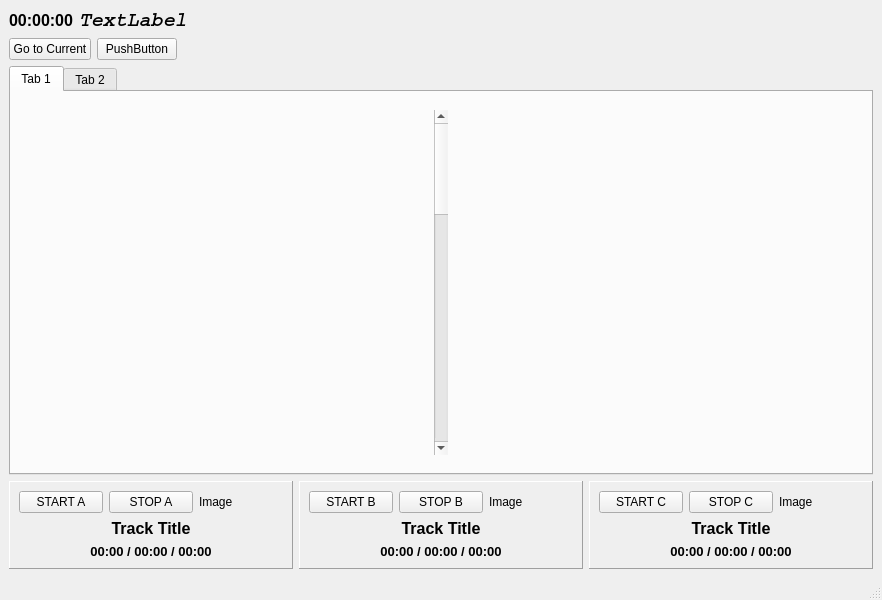
<?xml version="1.0" encoding="UTF-8"?>
<ui version="4.0">
 <class>MainWindow</class>
 <widget class="QMainWindow" name="MainWindow">
  <property name="geometry">
   <rect>
    <x>0</x>
    <y>0</y>
    <width>882</width>
    <height>600</height>
   </rect>
  </property>
  <property name="windowTitle">
   <string>MainWindow</string>
  </property>
  <widget class="QWidget" name="centralwidget">
   <layout class="QVBoxLayout" name="verticalLayout_15">
    <item>
     <layout class="QHBoxLayout" name="horizontalLayout_9" stretch="0,1">
      <item>
       <widget class="QLabel" name="lblDigitalTime">
        <property name="font">
         <font>
          <pointsize>12</pointsize>
          <weight>75</weight>
          <bold>true</bold>
         </font>
        </property>
        <property name="text">
         <string>00:00:00</string>
        </property>
       </widget>
      </item>
      <item>
       <widget class="QLabel" name="lblTextTime">
        <property name="font">
         <font>
          <family>Courier</family>
          <pointsize>15</pointsize>
          <weight>75</weight>
          <italic>true</italic>
          <bold>true</bold>
         </font>
        </property>
        <property name="text">
         <string>TextLabel</string>
        </property>
       </widget>
      </item>
     </layout>
    </item>
    <item>
     <layout class="QHBoxLayout" name="horizontalLayout_6">
      <item>
       <widget class="QPushButton" name="btnCurrent">
        <property name="text">
         <string>Go to Current</string>
        </property>
       </widget>
      </item>
      <item>
       <widget class="QPushButton" name="pushButton_2">
        <property name="text">
         <string>PushButton</string>
        </property>
       </widget>
      </item>
      <item>
       <spacer name="horizontalSpacer">
        <property name="orientation">
         <enum>Qt::Horizontal</enum>
        </property>
        <property name="sizeHint" stdset="0">
         <size>
          <width>40</width>
          <height>20</height>
         </size>
        </property>
       </spacer>
      </item>
     </layout>
    </item>
    <item>
     <widget class="QTabWidget" name="tabWidget">
      <property name="currentIndex">
       <number>0</number>
      </property>
      <widget class="QWidget" name="tab">
       <attribute name="title">
        <string>Tab 1</string>
       </attribute>
       <layout class="QVBoxLayout" name="verticalLayout_12">
        <item>
         <widget class="QWidget" name="wSchedule" native="true">
          <property name="styleSheet">
           <string notr="true"/>
          </property>
          <layout class="QVBoxLayout" name="verticalLayout_10">
           <property name="spacing">
            <number>6</number>
           </property>
           <property name="leftMargin">
            <number>9</number>
           </property>
           <property name="topMargin">
            <number>9</number>
           </property>
           <property name="rightMargin">
            <number>9</number>
           </property>
           <property name="bottomMargin">
            <number>9</number>
           </property>
           <item>
            <layout class="QHBoxLayout" name="hlMain">
             <item>
              <layout class="QVBoxLayout" name="vlSchedule">
               <property name="spacing">
                <number>1</number>
               </property>
               <property name="sizeConstraint">
                <enum>QLayout::SetDefaultConstraint</enum>
               </property>
               <property name="leftMargin">
                <number>0</number>
               </property>
               <property name="topMargin">
                <number>0</number>
               </property>
               <property name="rightMargin">
                <number>0</number>
               </property>
               <property name="bottomMargin">
                <number>0</number>
               </property>
              </layout>
             </item>
             <item>
              <widget class="QScrollBar" name="gridScroll">
               <property name="minimum">
                <number>0</number>
               </property>
               <property name="maximum">
                <number>10</number>
               </property>
               <property name="pageStep">
                <number>4</number>
               </property>
               <property name="orientation">
                <enum>Qt::Vertical</enum>
               </property>
              </widget>
             </item>
            </layout>
           </item>
          </layout>
         </widget>
        </item>
       </layout>
      </widget>
      <widget class="QWidget" name="tab_2">
       <attribute name="title">
        <string>Tab 2</string>
       </attribute>
       <widget class="QWidget" name="widget" native="true">
        <property name="geometry">
         <rect>
          <x>30</x>
          <y>60</y>
          <width>641</width>
          <height>161</height>
         </rect>
        </property>
        <property name="styleSheet">
         <string notr="true">background-color: rgb(255, 170, 127);</string>
        </property>
        <layout class="QHBoxLayout" name="horizontalLayout_2">
         <item>
          <layout class="QVBoxLayout" name="verticalLayout_9">
           <property name="spacing">
            <number>0</number>
           </property>
           <item>
            <layout class="QHBoxLayout" name="horizontalLayout_4">
             <property name="spacing">
              <number>0</number>
             </property>
             <item>
              <widget class="QFrame" name="frame_8">
               <property name="frameShape">
                <enum>QFrame::Panel</enum>
               </property>
               <property name="frameShadow">
                <enum>QFrame::Raised</enum>
               </property>
               <property name="lineWidth">
                <number>1</number>
               </property>
               <layout class="QVBoxLayout" name="verticalLayout_8">
                <item>
                 <widget class="QLabel" name="label_16">
                  <property name="font">
                   <font>
                    <pointsize>10</pointsize>
                    <weight>75</weight>
                    <bold>true</bold>
                   </font>
                  </property>
                  <property name="text">
                   <string>18:03:04</string>
                  </property>
                  <property name="alignment">
                   <set>Qt::AlignCenter</set>
                  </property>
                 </widget>
                </item>
               </layout>
              </widget>
             </item>
             <item>
              <widget class="QFrame" name="frame_2">
               <property name="styleSheet">
                <string notr="true">background-color: rgb(255, 255, 127);</string>
               </property>
               <property name="frameShape">
                <enum>QFrame::WinPanel</enum>
               </property>
               <property name="frameShadow">
                <enum>QFrame::Raised</enum>
               </property>
               <layout class="QVBoxLayout" name="verticalLayout_2">
                <item>
                 <layout class="QGridLayout" name="gridLayout_2" rowstretch="0,0" columnstretch="1,0">
                  <property name="horizontalSpacing">
                   <number>0</number>
                  </property>
                  <item row="0" column="0">
                   <widget class="QLabel" name="label_5">
                    <property name="font">
                     <font>
                      <pointsize>12</pointsize>
                      <weight>75</weight>
                      <bold>true</bold>
                     </font>
                    </property>
                    <property name="text">
                     <string>17:15 Commercial Break (4 Items)</string>
                    </property>
                   </widget>
                  </item>
                  <item row="0" column="1">
                   <widget class="QLabel" name="label_6">
                    <property name="text">
                     <string>03:05:08</string>
                    </property>
                   </widget>
                  </item>
                  <item row="1" column="0">
                   <widget class="QLabel" name="label_7">
                    <property name="text">
                     <string/>
                    </property>
                   </widget>
                  </item>
                  <item row="1" column="1">
                   <widget class="QLabel" name="label_8">
                    <property name="text">
                     <string>TextLabel</string>
                    </property>
                   </widget>
                  </item>
                 </layout>
                </item>
               </layout>
              </widget>
             </item>
             <item>
              <widget class="QFrame" name="frame_4">
               <property name="styleSheet">
                <string notr="true">background-color: rgb(255, 170, 127);</string>
               </property>
               <property name="frameShape">
                <enum>QFrame::Panel</enum>
               </property>
               <property name="frameShadow">
                <enum>QFrame::Raised</enum>
               </property>
               <layout class="QVBoxLayout" name="verticalLayout_4">
                <item>
                 <widget class="QLabel" name="label_11">
                  <property name="font">
                   <font>
                    <weight>75</weight>
                    <bold>true</bold>
                   </font>
                  </property>
                  <property name="text">
                   <string>CUED</string>
                  </property>
                  <property name="alignment">
                   <set>Qt::AlignCenter</set>
                  </property>
                 </widget>
                </item>
                <item>
                 <widget class="QLabel" name="label_12">
                  <property name="font">
                   <font>
                    <pointsize>10</pointsize>
                    <weight>75</weight>
                    <bold>true</bold>
                   </font>
                  </property>
                  <property name="text">
                   <string>B</string>
                  </property>
                  <property name="alignment">
                   <set>Qt::AlignCenter</set>
                  </property>
                 </widget>
                </item>
               </layout>
              </widget>
             </item>
             <item>
              <widget class="QFrame" name="frame_6">
               <property name="styleSheet">
                <string notr="true">background-color: rgb(0, 170, 255);</string>
               </property>
               <property name="frameShape">
                <enum>QFrame::Panel</enum>
               </property>
               <property name="frameShadow">
                <enum>QFrame::Raised</enum>
               </property>
               <layout class="QVBoxLayout" name="verticalLayout_6">
                <item>
                 <widget class="QLabel" name="label_14">
                  <property name="font">
                   <font>
                    <pointsize>10</pointsize>
                    <weight>75</weight>
                    <bold>true</bold>
                   </font>
                  </property>
                  <property name="text">
                   <string>CUT</string>
                  </property>
                  <property name="alignment">
                   <set>Qt::AlignCenter</set>
                  </property>
                 </widget>
                </item>
               </layout>
              </widget>
             </item>
            </layout>
           </item>
           <item>
            <layout class="QHBoxLayout" name="horizontalLayout_3">
             <property name="spacing">
              <number>0</number>
             </property>
             <item>
              <widget class="QFrame" name="frame_7">
               <property name="frameShape">
                <enum>QFrame::Panel</enum>
               </property>
               <property name="frameShadow">
                <enum>QFrame::Raised</enum>
               </property>
               <layout class="QVBoxLayout" name="verticalLayout_7">
                <item>
                 <widget class="QLabel" name="label_15">
                  <property name="font">
                   <font>
                    <pointsize>10</pointsize>
                    <weight>75</weight>
                    <bold>true</bold>
                   </font>
                  </property>
                  <property name="text">
                   <string>18:08:32</string>
                  </property>
                  <property name="alignment">
                   <set>Qt::AlignCenter</set>
                  </property>
                 </widget>
                </item>
               </layout>
              </widget>
             </item>
             <item>
              <widget class="QFrame" name="frame">
               <property name="styleSheet">
                <string notr="true">background-color: rgb(170, 255, 127);</string>
               </property>
               <property name="frameShape">
                <enum>QFrame::WinPanel</enum>
               </property>
               <property name="frameShadow">
                <enum>QFrame::Raised</enum>
               </property>
               <layout class="QVBoxLayout" name="verticalLayout">
                <item>
                 <layout class="QGridLayout" name="gridLayout" rowstretch="0,0" columnstretch="1,0">
                  <property name="horizontalSpacing">
                   <number>0</number>
                  </property>
                  <item row="0" column="0">
                   <widget class="QLabel" name="label">
                    <property name="font">
                     <font>
                      <pointsize>12</pointsize>
                      <weight>75</weight>
                      <bold>true</bold>
                     </font>
                    </property>
                    <property name="text">
                     <string>Billie Jean</string>
                    </property>
                   </widget>
                  </item>
                  <item row="0" column="1">
                   <widget class="QLabel" name="label_3">
                    <property name="text">
                     <string>03:05:08</string>
                    </property>
                   </widget>
                  </item>
                  <item row="1" column="0">
                   <widget class="QLabel" name="label_2">
                    <property name="text">
                     <string>Micheal Jackson</string>
                    </property>
                   </widget>
                  </item>
                  <item row="1" column="1">
                   <widget class="QLabel" name="label_4">
                    <property name="text">
                     <string>TextLabel</string>
                    </property>
                   </widget>
                  </item>
                 </layout>
                </item>
               </layout>
              </widget>
             </item>
             <item>
              <widget class="QFrame" name="frame_3">
               <property name="styleSheet">
                <string notr="true">background-color: rgb(170, 255, 0);</string>
               </property>
               <property name="frameShape">
                <enum>QFrame::Panel</enum>
               </property>
               <property name="frameShadow">
                <enum>QFrame::Raised</enum>
               </property>
               <layout class="QVBoxLayout" name="verticalLayout_3">
                <item>
                 <widget class="QLabel" name="label_9">
                  <property name="font">
                   <font>
                    <weight>75</weight>
                    <bold>true</bold>
                   </font>
                  </property>
                  <property name="text">
                   <string>PLAYING</string>
                  </property>
                  <property name="alignment">
                   <set>Qt::AlignCenter</set>
                  </property>
                 </widget>
                </item>
                <item>
                 <widget class="QLabel" name="label_10">
                  <property name="font">
                   <font>
                    <pointsize>10</pointsize>
                    <weight>75</weight>
                    <bold>true</bold>
                   </font>
                  </property>
                  <property name="text">
                   <string>A</string>
                  </property>
                  <property name="alignment">
                   <set>Qt::AlignCenter</set>
                  </property>
                 </widget>
                </item>
               </layout>
              </widget>
             </item>
             <item>
              <widget class="QFrame" name="frame_5">
               <property name="styleSheet">
                <string notr="true">background-color: rgb(255, 170, 127);</string>
               </property>
               <property name="frameShape">
                <enum>QFrame::Panel</enum>
               </property>
               <property name="frameShadow">
                <enum>QFrame::Raised</enum>
               </property>
               <layout class="QVBoxLayout" name="verticalLayout_5">
                <item>
                 <widget class="QLabel" name="label_13">
                  <property name="font">
                   <font>
                    <pointsize>10</pointsize>
                    <weight>75</weight>
                    <bold>true</bold>
                   </font>
                  </property>
                  <property name="text">
                   <string>MIX</string>
                  </property>
                  <property name="alignment">
                   <set>Qt::AlignCenter</set>
                  </property>
                 </widget>
                </item>
               </layout>
              </widget>
             </item>
            </layout>
           </item>
          </layout>
         </item>
         <item>
          <widget class="QScrollBar" name="verticalScrollBar_2">
           <property name="orientation">
            <enum>Qt::Vertical</enum>
           </property>
          </widget>
         </item>
        </layout>
       </widget>
       <widget class="QFrame" name="frame_9">
        <property name="geometry">
         <rect>
          <x>80</x>
          <y>230</y>
          <width>120</width>
          <height>80</height>
         </rect>
        </property>
        <property name="frameShape">
         <enum>QFrame::WinPanel</enum>
        </property>
        <property name="frameShadow">
         <enum>QFrame::Plain</enum>
        </property>
        <property name="lineWidth">
         <number>1</number>
        </property>
       </widget>
      </widget>
     </widget>
    </item>
    <item>
     <layout class="QHBoxLayout" name="horizontalLayout_8">
      <item>
       <widget class="QFrame" name="frame_10">
        <property name="frameShape">
         <enum>QFrame::Panel</enum>
        </property>
        <property name="frameShadow">
         <enum>QFrame::Raised</enum>
        </property>
        <layout class="QVBoxLayout" name="verticalLayout_11">
         <item>
          <layout class="QHBoxLayout" name="horizontalLayout">
           <item>
            <widget class="QPushButton" name="btnStartA">
             <property name="text">
              <string>START A</string>
             </property>
            </widget>
           </item>
           <item>
            <widget class="QPushButton" name="btnStopA">
             <property name="text">
              <string>STOP A</string>
             </property>
            </widget>
           </item>
           <item>
            <widget class="QLabel" name="lblImageA">
             <property name="text">
              <string>Image</string>
             </property>
            </widget>
           </item>
          </layout>
         </item>
         <item>
          <widget class="QLabel" name="lblTrackTitleA">
           <property name="font">
            <font>
             <pointsize>12</pointsize>
             <weight>75</weight>
             <bold>true</bold>
            </font>
           </property>
           <property name="text">
            <string>Track Title</string>
           </property>
           <property name="alignment">
            <set>Qt::AlignCenter</set>
           </property>
          </widget>
         </item>
         <item>
          <widget class="QLabel" name="lblTimeA">
           <property name="font">
            <font>
             <pointsize>10</pointsize>
             <weight>75</weight>
             <bold>true</bold>
            </font>
           </property>
           <property name="text">
            <string>00:00 / 00:00 / 00:00</string>
           </property>
           <property name="alignment">
            <set>Qt::AlignCenter</set>
           </property>
          </widget>
         </item>
        </layout>
       </widget>
      </item>
      <item>
       <widget class="QFrame" name="frame_11">
        <property name="frameShape">
         <enum>QFrame::Panel</enum>
        </property>
        <property name="frameShadow">
         <enum>QFrame::Raised</enum>
        </property>
        <layout class="QVBoxLayout" name="verticalLayout_13">
         <item>
          <layout class="QHBoxLayout" name="horizontalLayout_5">
           <item>
            <widget class="QPushButton" name="btnStartB">
             <property name="text">
              <string>START B</string>
             </property>
            </widget>
           </item>
           <item>
            <widget class="QPushButton" name="btnStopB">
             <property name="text">
              <string>STOP B</string>
             </property>
            </widget>
           </item>
           <item>
            <widget class="QLabel" name="lblImageB">
             <property name="text">
              <string>Image</string>
             </property>
            </widget>
           </item>
          </layout>
         </item>
         <item>
          <widget class="QLabel" name="lblTrackTitleB">
           <property name="font">
            <font>
             <pointsize>12</pointsize>
             <weight>75</weight>
             <bold>true</bold>
            </font>
           </property>
           <property name="text">
            <string>Track Title</string>
           </property>
           <property name="alignment">
            <set>Qt::AlignCenter</set>
           </property>
          </widget>
         </item>
         <item>
          <widget class="QLabel" name="lblTimeB">
           <property name="font">
            <font>
             <pointsize>10</pointsize>
             <weight>75</weight>
             <bold>true</bold>
            </font>
           </property>
           <property name="text">
            <string>00:00 / 00:00 / 00:00</string>
           </property>
           <property name="alignment">
            <set>Qt::AlignCenter</set>
           </property>
          </widget>
         </item>
        </layout>
       </widget>
      </item>
      <item>
       <widget class="QFrame" name="frame_12">
        <property name="frameShape">
         <enum>QFrame::Panel</enum>
        </property>
        <property name="frameShadow">
         <enum>QFrame::Raised</enum>
        </property>
        <layout class="QVBoxLayout" name="verticalLayout_14">
         <item>
          <layout class="QHBoxLayout" name="horizontalLayout_7">
           <item>
            <widget class="QPushButton" name="btnStartC">
             <property name="text">
              <string>START C</string>
             </property>
            </widget>
           </item>
           <item>
            <widget class="QPushButton" name="btnStopC">
             <property name="text">
              <string>STOP C</string>
             </property>
            </widget>
           </item>
           <item>
            <widget class="QLabel" name="lblImageC">
             <property name="text">
              <string>Image</string>
             </property>
            </widget>
           </item>
          </layout>
         </item>
         <item>
          <widget class="QLabel" name="lblTrackTitleC">
           <property name="font">
            <font>
             <pointsize>12</pointsize>
             <weight>75</weight>
             <bold>true</bold>
            </font>
           </property>
           <property name="text">
            <string>Track Title</string>
           </property>
           <property name="alignment">
            <set>Qt::AlignCenter</set>
           </property>
          </widget>
         </item>
         <item>
          <widget class="QLabel" name="lblTimeC">
           <property name="font">
            <font>
             <pointsize>10</pointsize>
             <weight>75</weight>
             <bold>true</bold>
            </font>
           </property>
           <property name="text">
            <string>00:00 / 00:00 / 00:00</string>
           </property>
           <property name="alignment">
            <set>Qt::AlignCenter</set>
           </property>
          </widget>
         </item>
        </layout>
       </widget>
      </item>
     </layout>
    </item>
   </layout>
  </widget>
  <widget class="QMenuBar" name="menubar">
   <property name="geometry">
    <rect>
     <x>0</x>
     <y>0</y>
     <width>882</width>
     <height>21</height>
    </rect>
   </property>
  </widget>
  <widget class="QStatusBar" name="statusbar"/>
 </widget>
 <resources/>
 <connections/>
</ui>
